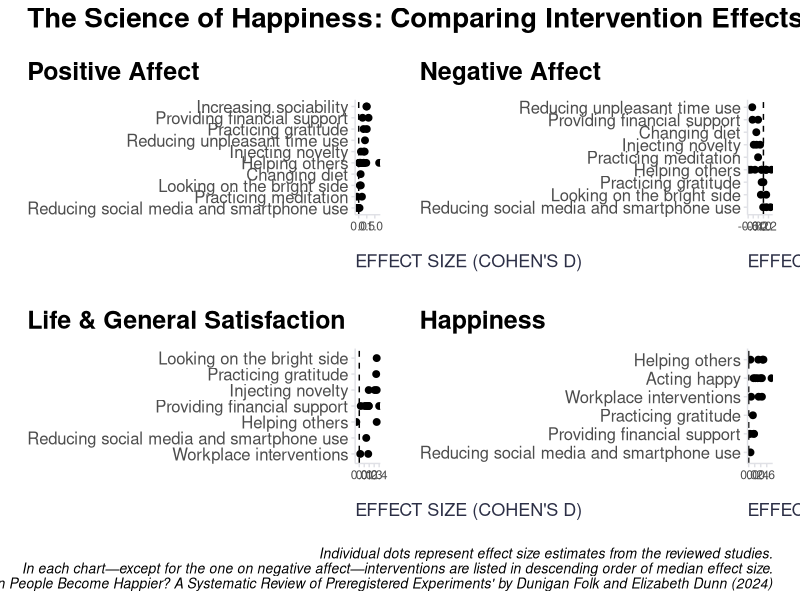

Reproduce this figure in R.
## ---- chunk 1

# libraries for data manipulationan and dataviz
library(tidyverse)
library(patchwork)

# uploading table with size effects based on results presented in the research paper (only for four major outcomes)
data <- readxl::read_excel("results.xlsx")

# plotting function
plot_effect <- function(df, var_name, desc = FALSE, title) {
  
  var_sym <- sym(var_name)
  
  chart <- df %>%
    select(intervention, !!var_sym) %>%
    drop_na(!!var_sym) %>%
    group_by(intervention) %>%
    mutate(med = median(!!var_sym)) %>%
    ungroup() %>%
    ggplot(aes(
      x = fct_reorder(intervention, med, .desc = desc),
      y = !!var_sym
    )) +
    geom_point(size=2) +
    coord_flip() +
    geom_hline(yintercept = 0, linetype='dashed') +
    labs(
      x = NULL,
      y = "EFFECT SIZE (COHEN'S D)",
      title = title  
    ) +
    ggplot2::theme(
      plot.title = element_text(face = "bold", size = 18, margin = margin(0, 0, 10, 0)),
      plot.subtitle = element_text(color = '#2C2F46', face = "plain", size = 16, margin = margin(0, 0, 20, 0)),
      plot.caption = element_text(color = '#2C2F46', face = "plain", size = 10, hjust = 0),
      axis.title.x.bottom = element_text(margin = margin(t = 15), color = '#2C2F46', face = "plain", size = 13, hjust = 0),
      axis.title.y.left = element_text(margin = margin(r = 15), color = '#2C2F46', face = "plain", size = 13),
      axis.text.y = element_text(size = 12, lineheight = 1.2),  
      axis.line = element_line(colour = "#E0E1E6"),
      legend.position = "top", 
      legend.box = "horizontal",
      legend.justification = "right",
      legend.key = element_blank(),
      legend.text = element_text(size = 12),
      panel.background = element_blank(),
      panel.grid.major.y = element_blank(),
      panel.grid.major.x = element_blank(),
      panel.grid.minor = element_blank(),
      axis.ticks = element_line(color = "#E0E1E6"),
      plot.margin = unit(c(5, 5, 5, 5), "mm"), 
      plot.title.position = "plot",
      plot.caption.position = "plot"
    )
  
  return(chart)
}

# creating plots for four major outcomes
g1 <- plot_effect(data, "positive_affect", desc = FALSE, title = "Positive Affect")
g2 <- plot_effect(data, "negative_affect", desc = TRUE, title = "Negative Affect")
g3 <- plot_effect(data, "life_general_satisfaction", desc = FALSE,title = "Life & General Satisfaction")
g4 <- plot_effect(data, "happiness", desc = FALSE, title = "Happiness")

# combining the plots into 2x2 matrix
g <- (g1 | g2) / (g3 | g4)

# adding whole plot annotations
g <- g + 
  plot_annotation(
    title    = "The Science of Happiness: Comparing Intervention Effects from Preregistered Experiments",
    caption  = "Individual dots represent effect size estimates from the reviewed studies.\nIn each chart—except for the one on negative affect—interventions are listed in descending order of median effect size.\nSource: 'How Can People Become Happier? A Systematic Review of Preregistered Experiments' by Dunigan Folk and Elizabeth Dunn (2024)",
    theme = theme(
      plot.title   = element_text(face = "bold", size = 20),
      plot.caption = element_text(size = 10, hjust = 1, face = 'italic')
    )
  )

print(g)

